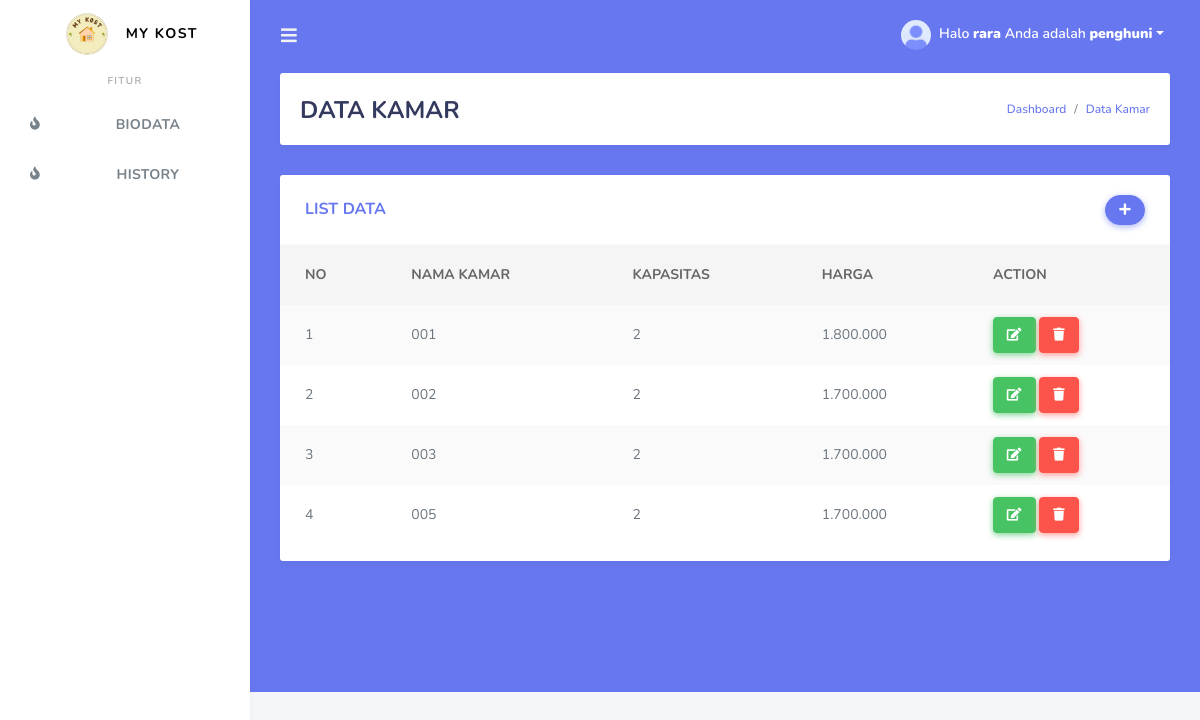
/kamar.php (signed in), run on the app's committed database.
### tables this page shows
CREATE TABLE `kamar` (
  `id_kamar` varchar(11) NOT NULL,
  `kapasitas` varchar(10) NOT NULL,
  `nominal` varchar(30) NOT NULL
);

### kamar.php (the view, shortened to what this page needs)
<!DOCTYPE html>
<html>
  <head>
  </head>
	<?php
  include ('tampilan/header.php');
  include ('tampilan/sidebar.php');
?>
      <div class="main-content bg-primary">
        <section class="section">
          <div class="section-header">
            <h1>DATA KAMAR</h1>
            <div class="section-header-breadcrumb">
              <div class="breadcrumb-item active"><a href="dashboard.php">Dashboard</a></div>
              <div class="breadcrumb-item active"><a href="kamar.php">Data Kamar</a></div>
            </div>
          </div>
            <div class="row">
              <div class="col-12">
                <div class="card">
                  <div class="card-header">
                    <h4>LIST DATA</h4>
                    <div class="card-header-form">
                      <form>
                          <div class="input-group-btn">
                            <a href="tambah_kamar.php" class="btn btn-primary"><i class="fas fa-plus"></i></a>
                        </div>
                      </form>
                    </div>
                  </div>
                  <div class="card-body p-0">
                    <div class="table-responsive">
                      <table class="table table-striped">
                       <thead>
                          <tr>
                          <th>NO</th>
                          <th>NAMA KAMAR</th>
                          <th>KAPASITAS</th>
                          <th>HARGA</th>
                          <th>ACTION</th>
                        </tr>
                        </thead>
                         <tbody>
                           <?php
                              $query = "SELECT * FROM kamar ORDER BY id_kamar ASC";
                              $result = mysqli_query($koneksi, $query);
                              $no = 1;
                              while($row = mysqli_fetch_assoc($result))
                              {
                              ?>
                        <tr>
                          <td><?php echo $no; ?></td>
                          <td><?php echo $row['id_kamar']; ?></td>
                          <td><?php echo $row['kapasitas']; ?></td>
                          <td><?php echo substr($row['nominal'], 0, 20); ?></td>
                          <td>
                          <a href="edit_kamar.php?id=<?php echo $row['id_kamar']; ?>"class="btn btn-success"><i class="fas fa-edit"></i></a>
                          <a href="proses_hapuskamar.php?id=<?php echo $row['id_kamar']; ?>" class="btn btn-danger" onClick="return confirm('Anda yakin akan menghapus data ini?')"><i class="fas fa-trash"></i></a>
                          </td>
                        </tr>
                         <?php
                           $no++;
                           }
                         ?>
                         </tbody>
                      </table>
                    </div>
                  </div>
                </div>
              </div>
            </div>
        </section>
      </div>
    </div>
  </div>
</body>
</html>

### data on the page
kamar: id_kamar "001", kapasitas "2", nominal "1.800.000"
kamar: id_kamar "002", kapasitas "2", nominal "1.700.000"
kamar: id_kamar "003", kapasitas "2", nominal "1.700.000"
kamar: id_kamar "005", kapasitas "2", nominal "1.700.000"

### other printed values
$_SESSION['username'] "rara"
$_SESSION['level'] "penghuni"
